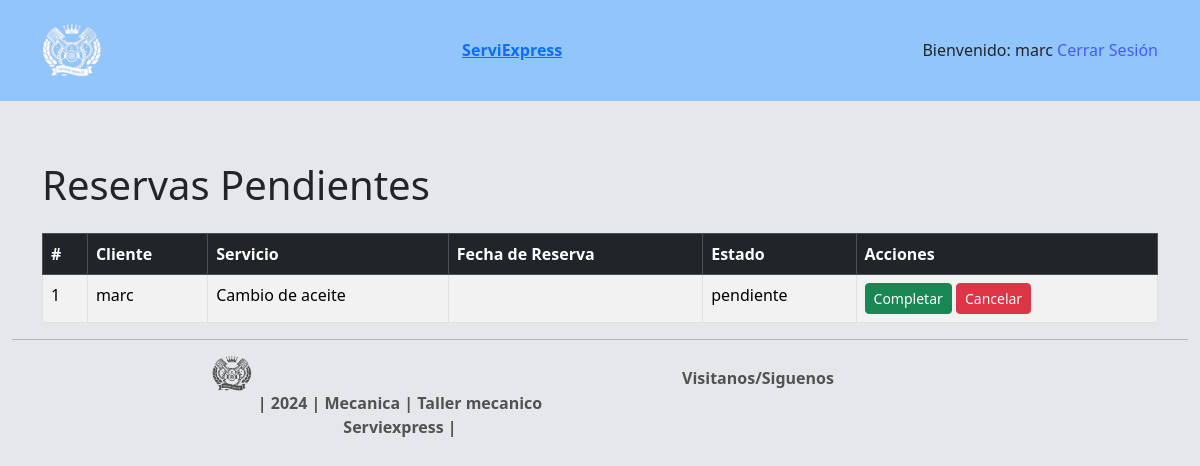
Screenshot of /reservas/pendientes/ (signed in) with the database file from the repository.
### usuarios/models.py (models this page shows)
class Usuario(AbstractUser):
    ROLES = (
        ('cliente', 'Cliente'),
        ('empleado', 'Empleado'),
        ('administrador', 'Administrador')
    )
    rol = models.CharField(max_length=20, choices=ROLES)
    telefono = models.CharField(max_length=15, blank=True)

### reservas/models.py (models this page shows)
class Reserva(models.Model): # agregado modelo reserva
    ESTADOS = (
        ('pendiente', 'Pendiente'),
        ('aceptada', 'Aceptada'),
        ('rechazada', 'Rechazada'),
        ('completada', 'Completada')
    )
    cliente = models.ForeignKey(Usuario, on_delete=models.CASCADE, related_name='reservas')
    servicio = models.ForeignKey(Servicio, on_delete=models.CASCADE)
    empleado = models.ForeignKey(Usuario, on_delete=models.SET_NULL, null=True, related_name='reservas_atendidas')
    fecha = models.DateTimeField()
    estado = models.CharField(max_length=20, choices=ESTADOS, default='pendiente')

### servicios/models.py (models this page shows)
class Servicio(models.Model): # agregado modelo servicio
    nombre = models.CharField(max_length=100)
    descripcion = models.TextField()
    precio = models.DecimalField(max_digits=10, decimal_places=2)
    productos_requeridos = models.ManyToManyField(Producto, related_name='servicios')

### reservas/views.py (the view)
# urls.py: path('pendientes/', reservas_pendientes, name='pendientes'), # agregado para mostrar reservas_pendientes.html
@login_required # agregado por que requiere del inicio de sesion
def reservas_pendientes(request): # agregado para mostrar una reserva pendinet
    reservas = Reserva.objects.filter(estado='pendiente')
    return render(request, 'reservas/reservas_pendientes.html', {'reservas': reservas})

### reservas/templates/reservas/reservas_pendientes.html (shortened to what this page needs)
{% extends 'base.html' %}
{% block content %}
<div class="container mt-4">
    <h1 class="mb-4">Reservas Pendientes</h1>
    {% if reservas %}
        <table class="table table-bordered table-striped">
            <thead class="table-dark">
                <tr>
                    <th>#</th>
                    <th>Cliente</th>
                    <th>Servicio</th>
                    <th>Fecha de Reserva</th>
                    <th>Estado</th>
                    <th>Acciones</th>
                </tr>
            </thead>
            <tbody>
                {% for reserva in reservas %}
                <tr>
                    <td>{{ forloop.counter }}</td>
                    <td>{{ reserva.cliente.username }}</td>
                    <td>{{ reserva.servicio.nombre }}</td>
                    <td>{{ reserva.fecha_reserva|date:"d/m/Y H:i" }}</td>
                    <td>{{ reserva.estado }}</td>
                    <td>
                        <a href="{% url 'reservas:completar_reserva' reserva.id %}" class="btn btn-success btn-sm"
                           onclick="return confirm('¿Estás seguro de marcar esta reserva como completada?');">
                            Completar
                        </a>
                        <a href="{% url 'reservas:cancelar_reserva' reserva.id %}" class="btn btn-danger btn-sm"
                           onclick="return confirm('¿Estás seguro de cancelar esta reserva?');">
                            Cancelar
                        </a>
                    </td>
                </tr>
                {% endfor %}
            </tbody>
        </table>
    {% else %}
        <p class="alert alert-warning">No hay reservas pendientes en este momento.</p>
    {% endif %}
</div>
{% endblock %}

### templates/base.html (shortened to what this page needs)
{% load static %}
<!DOCTYPE html>
<html lang="es">
<head>
    <link href="https://cdn.jsdelivr.net/npm/tailwindcss@2.2.19/dist/tailwind.min.css" rel="stylesheet">
    <link
    href="https://cdn.jsdelivr.net/npm/bootstrap@5.3.2/dist/css/bootstrap.min.css" rel="stylesheet"
/>
    <link rel="stylesheet" type="text/css" href="{% static 'css/estilos.css' %}">
</head>
<body class="bg-gray-200">
    <head>
        <nav class="bg-blue-300 p-4">
            <div class="container mx-auto flex justify-between items-center">
                <a href="/"><img src="{% static 'img/logo.png' %}" width="60" style="cursor: pointer;"></a>
                <a href="/" class="font-bold">ServiExpress</a>
                <div class="">
                    {% if user.is_authenticated %}
                        <span>Bienvenido: {{ user.username }} </span>
                        <a href="{% url 'logout' %}" class="link-custom">Cerrar Sesión</a>
                    {% else %}
                        <a href="{% url 'login' %}" class="link-custom">Iniciar Sesión</a>
                        <a href="{% url 'registro' %}" class="link-custom">Registrarse</a>
                    {% endif %}
                </div>
            </div>
        </nav>
    </head>
    <main class="">
        {% block content %}{% endblock %}
    </main>
    <footer class=" text-center">
        <div class="copyright">
            <div class="container-fluid">
                <hr>
                <div class="row">
                    <div class="col-2"></div>
                    <div class="col-4 txt-plomo">
                        <p><b><a href="/"> <img src="{% static 'img/logo1.png' %}" width="40"></a> | 2024 | Mecanica | Taller mecanico Serviexpress |</b></p>
                    </div>
                    <div class="col-4 t700">
                        <ul class="nav justify-content-center">
                            <li class="txt-plomo ">Visitanos/Siguenos</li>
                            <li><a class="text-decoration-none txt-plomo" href="https://www.facebook.com/?locale=es_LA"><i class="fa fa-brands fa-facebook px-2"></i></a></li>
                            <li><a class="text-decoration-none" href="https://www.instagram.com/"><i class="fa fa-brands fa-instagram px-2"></i></a></li>
                            <li><a class="text-decoration-none" href="https://twitter.com/?lang=es"><i class="fa fa-brands fa-twitter px-2"></i></a></li>
                        </ul>
                    </div>
                    <div class="col-2"></div>
                </div>
            </div>
        </div>
    </footer>
</body>
</html>

### core/static/css/estilos.css (style rules this page uses)
.txt-plomo { color: rgb(83, 82, 82) }
.t700 { font-weight: 700; }
body { background-color: rgb(218, 218, 218); }
main { margin-top: 60px; }
li { margin: 10px 0; }
li a { color: #808080; text-decoration: none; font-weight: 700; padding: 0 6px; }
.link-custom { text-decoration: none !important; color: rgba(0, 0, 255, 0.541); }

### rows the page displays
Usuario: username "marc"
Reserva: cliente.username "marc", servicio.nombre "Cambio de aceite", estado "pendiente"
